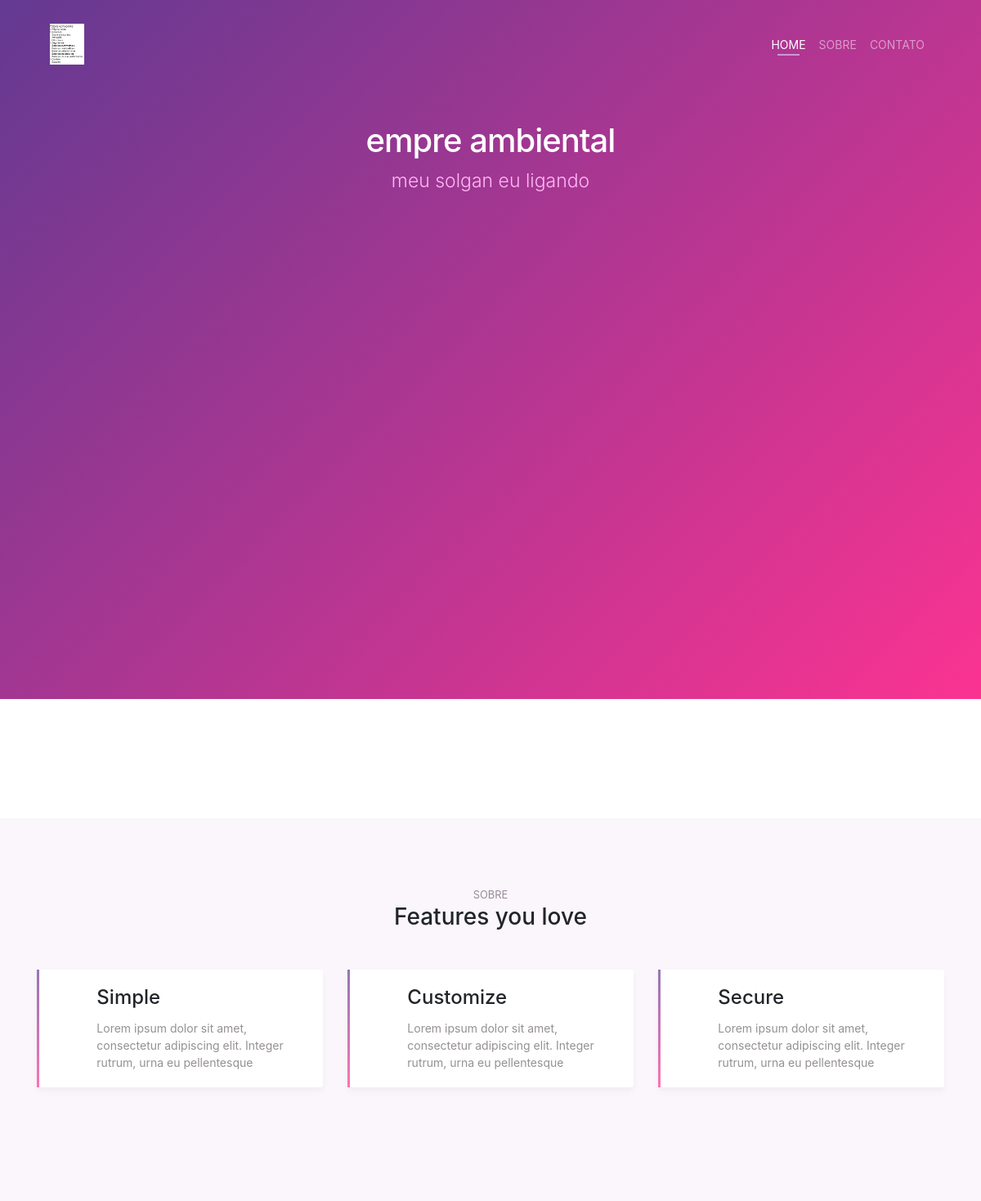
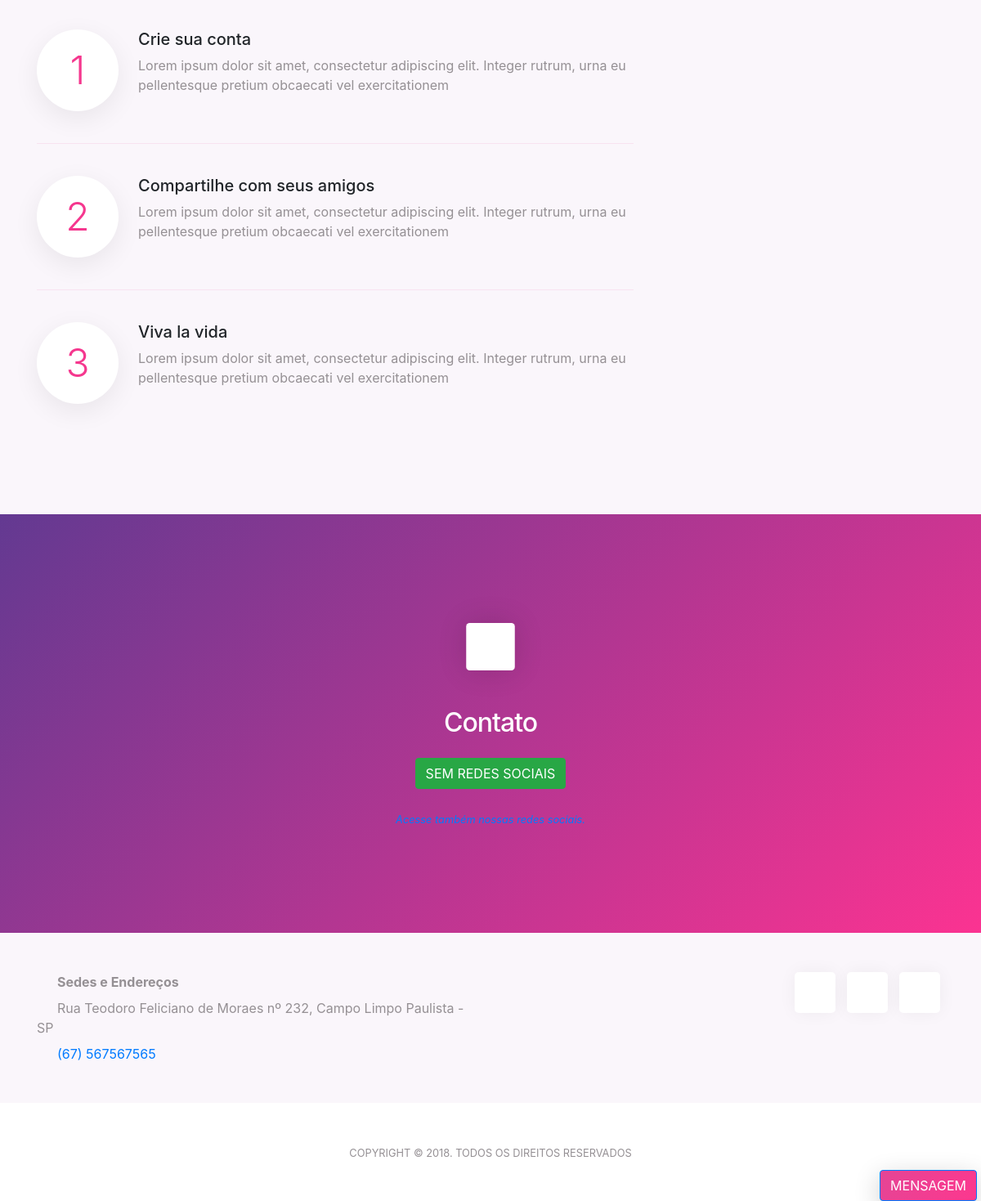
Page /empre-ambiental (signed in) on the committed database (2 pictures, top to bottom).
### tables this page shows
CREATE TABLE `tbl_avs` (
  `id_av` int(11) NOT NULL,
  `user_id` int(11) NOT NULL,
  `url` varchar(220) NOT NULL,
  `nome_av` varchar(220) NOT NULL,
  `slogan_av` varchar(550) NOT NULL,
  `logo_av` varchar(220) NOT NULL,
  `categoria` varchar(220) NOT NULL,
  `func` varchar(220) NOT NULL,
  `palavras_chave` varchar(550) NOT NULL,
  `img_home_active` varchar(50) NOT NULL DEFAULT 'no',
  `img_home` varchar(220) NOT NULL,
  `part1_active` varchar(50) NOT NULL DEFAULT 'yes',
  `part1_title` varchar(110) NOT NULL DEFAULT 'Features you love',
  `part1_nome1` varchar(110) NOT NULL DEFAULT 'Simple',
  `part1_text1` varchar(220) NOT NULL DEFAULT 'Lorem ipsum dolor sit amet, consectetur adipiscing elit. Integer rutrum, urna eu pellentesque',
  `part1_nome2` varchar(110) DEFAULT 'Customize',
  `part1_text2` varchar(220) DEFAULT 'Lorem ipsum dolor sit amet, consectetur adipiscing elit. Integer rutrum, urna eu pellentesque',
  `part1_nome3` varchar(110) DEFAULT 'Secure',
  `part1_text3` varchar(220) DEFAULT 'Lorem ipsum dolor sit amet, consectetur adipiscing elit. Integer rutrum, urna eu pellentesque',
  `part2_active` varchar(50) NOT NULL DEFAULT 'yes',
  `part2_nome1` varchar(110) NOT NULL DEFAULT 'Crie sua conta',
  `part2_text1` varchar(220) NOT NULL DEFAULT 'Lorem ipsum dolor sit amet, consectetur adipiscing elit. Integer rutrum, urna eu pellentesque pretium obcaecati vel exercitationem',
  `part2_nome2` varchar(110) DEFAULT 'Compartilhe com seus amigos',
  `part2_text2` varchar(220) DEFAULT 'Lorem ipsum dolor sit amet, consectetur adipiscing elit. Integer rutrum, urna eu pellentesque pretium obcaecati vel exercitationem',
  `part2_nome3` varchar(110) DEFAULT 'Viva la vida',
  `part2_text3` varchar(220) DEFAULT 'Lorem ipsum dolor sit amet, consectetur adipiscing elit. Integer rutrum, urna eu pellentesque pretium obcaecati vel exercitationem',
  `part2_img` varchar(220) DEFAULT NULL,
  `galery_active` varchar(50) NOT NULL DEFAULT 'no',
  `galery_title` varchar(110) NOT NULL,
  `fotos` varchar(550) NOT NULL,
  `tipos` varchar(220) NOT NULL,
  `tipos_val` varchar(660) NOT NULL,
  `created` varchar(220) NOT NULL
);

CREATE TABLE `tbl_endereco` (
  `id_end` int(11) NOT NULL,
  `user_id` int(11) NOT NULL,
  `cep` varchar(50) NOT NULL,
  `rua` varchar(220) NOT NULL,
  `estado` varchar(20) NOT NULL,
  `cidade` varchar(220) NOT NULL,
  `numero` varchar(220) NOT NULL,
  `nome` varchar(220) NOT NULL,
  `active` varchar(20) DEFAULT NULL,
  `lat` varchar(50) DEFAULT NULL,
  `lon` varchar(50) DEFAULT NULL,
  `raio` varchar(20) NOT NULL
);

CREATE TABLE `tbl_usuarios` (
  `id` int(11) NOT NULL,
  `nome` varchar(220) NOT NULL,
  `nvl_acesso` varchar(50) NOT NULL,
  `email` varchar(220) NOT NULL,
  `senha` varchar(220) NOT NULL,
  `CPF_CNPJ` varchar(220) DEFAULT NULL,
  `telefone` varchar(220) NOT NULL,
  `status` int(11) NOT NULL,
  `created` datetime NOT NULL,
  `modified` datetime DEFAULT NULL
);

### views/ambiente_virtual.php (the view, shortened to what the rows shown need)
<!DOCTYPE html>
<html>
    <head>
        <link rel="stylesheet" type="text/css" href="<?php echo BASE_URL; ?>assets/css/bootstrap.min.css">
        <link rel="stylesheet" href="css/themify-icons.css">
        <link rel="stylesheet" href="<?php echo BASE_URL; ?>assets/css/owl.carousel.min.css">
        <link href="<?php echo BASE_URL; ?>assets/css/style.css" rel="stylesheet">
        <link rel="stylesheet" href="https://maxcdn.bootstrapcdn.com/bootstrap/4.1.3/css/bootstrap.min.css">
    </head>
    <body data-spy="scroll" data-target="#navbar" data-offset="30">
        <div class="nav-menu fixed-top">
            <div class="container">
                <div class="row">
                    <div class="col-md-12">
                        <nav class="navbar navbar-dark navbar-expand-lg">
                            <a class="navbar-brand"><img src="<?php echo BASE_URL . 'assets/images/AV/' . $logo_av; ?>" class="img-fluid" alt="logo" style="height: 50px" ></a>
                        </nav>
                    </div>
                </div>
            </div>
        </div>
        <header class="bg-gradient" id="home">
            <div class="container mt-5">
                <h1><?php echo $nome_av; ?></h1>
                <p class="tagline"><?php echo $slogan_av; ?></p>
            </div>
        </header>
        <?php if ($part1_active == "yes") { ?>
            <div class="section light-bg"  >
                <div class="container" >
                    <div class="section-title" >
                        <small>SOBRE</small>
                        <h3><?php echo $part1_title; ?></h3>
                    </div>
                    <div class="row">
                        <div class="col-12 col-lg-4">
                            <div class="card features">
                                <div class="card-body">
                                    <div class="media">
                                        <span class="ti-face-smile gradient-fill ti-3x mr-3"></span>
                                        <div class="media-body">
                                            <h4 class="card-title"><?php echo $part1_nome1; ?></h4>
                                            <p class="card-text"><?php echo $part1_text1; ?></p>
                                        </div>
                                    </div>
                                </div>
                            </div>
                        </div>
                        <div class="col-12 col-lg-4">
                            <div class="card features">
                                <div class="card-body">
                                    <div class="media">
                                        <span class="ti-settings gradient-fill ti-3x mr-3"></span>
                                        <div class="media-body">
                                            <h4 class="card-title"><?php echo $part1_nome2; ?></h4>
                                            <p class="card-text"><?php echo $part1_text2; ?></p>
                                        </div>
                                    </div>
                                </div>
                            </div>
                        </div>
                        <div class="col-12 col-lg-4">
                            <div class="card features">
                                <div class="card-body">
                                    <div class="media">
                                        <span class="ti-lock gradient-fill ti-3x mr-3"></span>
                                        <div class="media-body">
                                            <h4 class="card-title"><?php echo $part1_nome3; ?></h4>
                                            <p class="card-text"><?php echo $part1_text3; ?></p>
                                        </div>
                                    </div>
                                </div>
                            </div>
                        </div>
                    </div>
                </div>
            </div>
        <?php } ?>
        <?php if ($part2_active == "yes") { ?>
            <div class="section light-bg">
                <div class="container">
                    <div class="row">
                        <div class="col-md-8 d-flex align-items-center">
                            <ul class="list-unstyled ui-steps">
                                <li class="media">
                                    <div class="circle-icon mr-4">1</div>
                                    <div class="media-body">
                                        <h5><?php echo $part2_nome1; ?></h5>
                                        <p><?php echo $part2_text1; ?> </p>
                                    </div>
                                </li>
                                <li class="media my-4">
                                    <div class="circle-icon mr-4">2</div>
                                    <div class="media-body">
                                        <h5><?php echo $part2_nome2; ?></h5>
                                        <p><?php echo $part2_text2; ?> </p>
                                    </div>
                                </li>
                                <li class="media">
                                    <div class="circle-icon mr-4">3</div>
                                    <div class="media-body">
                                        <h5><?php echo $part2_nome3; ?></h5>
                                        <p><?php echo $part2_text3; ?> </p>
                                    </div>
                                </li>
                            </ul>
                        </div>
                        <div class="col-md-4">
                        </div>
                    </div>
                </div>
            </div>
        <?php } ?>
        <?php
        $usuariosModel = new usuariosModel();
        $sql = $usuariosModel->getDados($user_id);
        $dadosUser = $sql->fetch();
        ?>
        <div class="section bg-gradient">
            <div class="container">
                <div class="call-to-action">
                    <h2>Contato</h2>
                </div>
            </div>
        </div>
        <div class="light-bg py-5" id="contact">
            <div class="container">
                <div class="row">
                    <div class="col-lg-6 text-center text-lg-left">
                        <p class="mb-2"> <span class="ti-location-pin mr-2"></span> <strong>Sedes e Endereços</strong></p>
                        <?php
                        $enderecosModel = new enderecosModel();
                        $sql = $enderecosModel->getEnderecos($user_id);
                        $enderecos = $sql->fetchAll();
                        foreach ($enderecos as $value) {
                            ?>
                            <p class="mb-2"> <span class="ti-location-pin mr-2"></span> <?php echo $value['rua'] . ' nº ' . $value['numero'] . ', ' . $value['cidade'] . ' - ' . $value['estado']; ?></p>
                        <?php } ?>
                        <div class="d-block d-sm-inline-block">
                            <p class="mb-0">
                                <span class="ti-headphone-alt mr-2"></span> <a href="<?php echo $dadosUser['telefone']; ?>"><?php echo $dadosUser['telefone']; ?></a>
                            </p>
                        </div>
                    </div>
                </div>
            </div>
        </div>
    </body>
</html>
</html>

### rows in the picture
tbl_avs: logo_av (picture), nome_av "empre ambiental", slogan_av "meu solgan eu ligando", part1_title "Features you love", part1_nome1 "Simple", part1_text1 "Lorem ipsum dolor sit amet, consectetur adipiscing elit. Integer rutrum, urna eu pellentesque", part1_nome2 "Customize", part1_text2 "Lorem ipsum dolor sit amet, consectetur adipiscing elit. Integer rutrum, urna eu pellentesque", part1_nome3 "Secure", part1_text3 "Lorem ipsum dolor sit amet, consectetur adipiscing elit. Integer rutrum, urna eu pellentesque", part2_nome1 "Crie sua conta", part2_text1 "Lorem ipsum dolor sit amet, consectetur adipiscing elit. Integer rutrum, urna eu pellentesque pretium obcaecati vel exercitationem", part2_nome2 "Compartilhe com seus amigos", part2_text2 "Lorem ipsum dolor sit amet, consectetur adipiscing elit. Integer rutrum, urna eu pellentesque pretium obcaecati vel exercitationem", part2_nome3 "Viva la vida", part2_text3 "Lorem ipsum dolor sit amet, consectetur adipiscing elit. Integer rutrum, urna eu pellentesque pretium obcaecati vel exercitationem"
tbl_endereco: rua "Rua Teodoro Feliciano de Moraes", numero "232", cidade "Campo Limpo Paulista", estado "SP"
tbl_usuarios: telefone "(67) 567567565"
